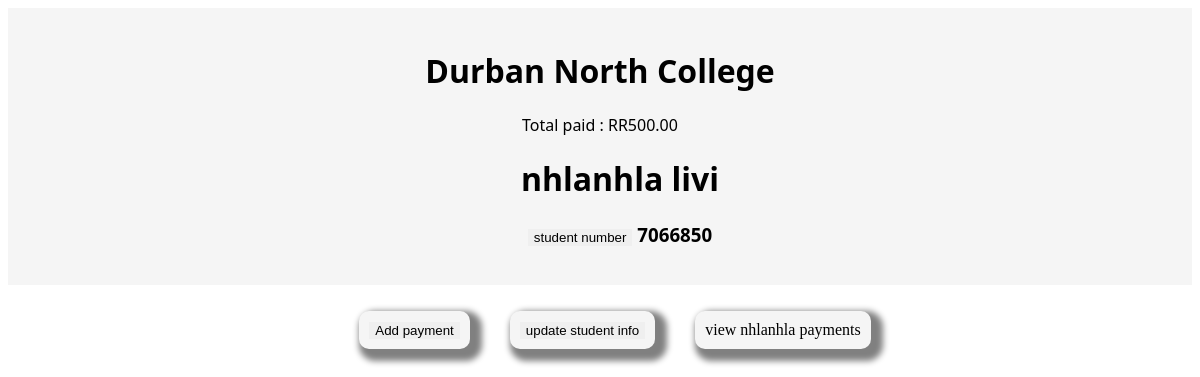
The app's page /profile/1 with its own data.
### tables this page shows
CREATE TABLE stu(
                       id INTEGER PRIMARY KEY AUTOINCREMENT,
                       student_name TEXT NOT NULL,
                       student_surname TEXT NOT NULL,
                       student_email TEXT NOT NULL,
                       student_contacts INTEGER NOT NULL,
                       student_address TEXT NOT NULL,
                       student_number UNIQUE,
                       Registered_on TEXT NOT NULL,
                       total_paid INTEGER
                       
                    
                       
                       
                   );

### app.py (the view)
@app.route("/profile/<int:student_id>",methods=['GET','POST'])
def profilee(student_id):
    conn=sqlite3.connect(db_name)
    cursor = conn.cursor()
    cursor.execute("SELECT* FROM stu WHERE id=?", (student_id,))
    student=cursor.fetchone()
    return render_template("profile.html" ,student=student)

### templates/profile.html (shortened to what this page needs)
<!DOCTYPE html>
<html lang="en">
<head>
</head>
<body>
    <header>
       <h1>Durban North College</h1>
        <p>Total paid : {{student[8]}}.00</p>
        <ul style=" list-style: none; gap:5px;">
            <li><h1>  {{student[1]}}  {{student[2]}}</h1></li>
              <li><h3><button>student number </button> {{student[6]}}</h3></li>
        </ul>
    </header>
        <div class="menu">
                <div class="box1">
                    <button onclick="adding_payment()"> Add payment </button>
                </div><br>
                <div class="box1">
                    <button onclick="change()">update student info </button>
                </div><br>
                 <div class="box1">
                    <a href="/viewer/{{student[1]}}" style="color:black;text-decoration:none;">view {{student[1]}} payments </a>
                </div><br>
            </div>
</body>

### templates/profile.html (style rules this page uses)
body { background-color: white; }
header { background-color:whitesmoke; gap:20px; color:black; padding:10px; font-family: 'Segoe UI', Tahoma, Geneva, Verdana, sans-serif; flex-wrap: wrap; padding:20px; justify-content:center; text-align:center; }
.box1 { width:fit-content; height:fit-content; border-radius: 10px; background-color: whitesmoke; text-align:center; justify-content:center; gap:10px; padding:10px; margin-left:20px; color:black; box-shadow:6px 6px 6px 6px grey; }
button { outline:none; border:none; }
.menu { width:100%; height:fit-content; text-align: center; justify-content:center ; padding:10px; align-items:center; gap:10px; display:flex; flex-wrap: wrap; }

### records on screen
stu: total_paid "RR500", student_name "nhlanhla", student_surname "livi", student_number "7066850"
